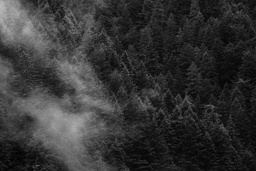
#> input picture colorizing_using_palette/Forest_1/Forest_1_S_gray.jpg, 256 x 171 px, shrunk from 640 x 427 before the run, found by its file name
$ python colorize_using_palette.py
#> lines starting #> are read from the running program, lines starting #| are printed output that depends on the picture
import cv2
import numpy as np
from PIL import Image
import  pandas as pd
from PIL import Image
import PIL
from sklearn import preprocessing
import  scipy

def colorizeBy_colorPalette(image_addr: str, colorPalette_addr: str, output_addr: str = "."):
    """
    Colorizes an image using a color palette.

    [Args]:
        image_addr: str. The address of the gray image to be colorized.
        colorPalette_addr: str. The address of the color palette. CSV file with 256 color and [R, G, B] in columns.

    [Returns]:
        None. It saves automatically the colorized image.
    """
#> called with image_addr = '.\\Forest_1/Forest_1_S_gray.jpg', output_addr = '.'
    grayimg = Image.open(image_addr)
#> grayimg is the input picture: PIL image 256x171 L; min 1, max 188, mean 52.4
    grayimg_arr = np.array(grayimg)
    colors_data = pd.read_csv(colorPalette_addr)
#> (reads colorizing_using_palette/Forest_1/Forest_1_S_color_palette_sort.csv from the repository)
    R = np.zeros(grayimg_arr.shape)
    G = np.zeros(grayimg_arr.shape)
    B = np.zeros(grayimg_arr.shape)
    for col in range(grayimg_arr.shape[1]):
        for row in range(grayimg_arr.shape[0]):
            R[row, col] = colors_data.iloc[grayimg_arr[row, col], 0]
            G[row, col] = colors_data.iloc[grayimg_arr[row, col], 1]
            B[row, col] = colors_data.iloc[grayimg_arr[row, col], 2]
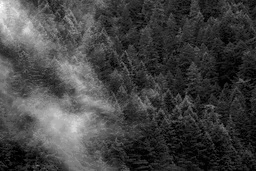
#> B: shape (171, 256) float64; min 2, max 66, mean 19; drawn with min black and max white
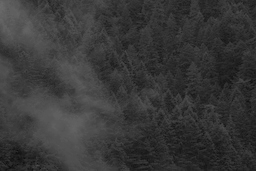
#> G: shape (171, 256) float64; min 12, max 107, mean 56
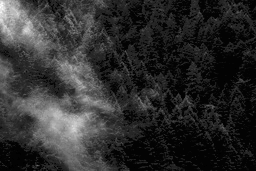
#> R: shape (171, 256) float64; min 1, max 67, mean 13; drawn with min black and max white
    out = np.array((R, G, B)).transpose(1, 2, 0)
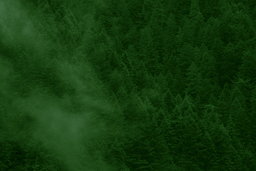
#> out: shape (171, 256, 3) float64; mean of channels 0, 1, 2 13, 56, 19; drawn as B, G, R
    new = Image.fromarray(out.astype('uint8'), 'RGB')
    new.save(f'{output_addr}/Image_color.jpg')

# Read image gray 1
x = cv2.imread('.\\Forest_1/Forest_1_S_gray.jpg ')
# Read image gray 2
#x = cv2.imread('.\\Forest_2/Forest_2_S_gray.jpg ')
# Read image gray 3
#x = cv2.imread('.\\Forest_3/Forest_3_S_gray.jpg ')

# show image gray
cv2.imshow('ImagesGray', x)
cv2.waitKey(1)


# send image and csv for function
b = colorizeBy_colorPalette('.\\Forest_1/Forest_1_S_gray.jpg','.\\Forest_1/Forest_1_S_color_palette_sort.csv',".")
#b = colorizeBy_colorPalette('.\\Forest_2/Forest_2_S_gray.jpg', '.\\Forest_2/Forest_2_S_color_palette_sort.csv  ',".")
#b = colorizeBy_colorPalette('.\\Forest_3/Forest_3_S_gray.jpg', '.\\Forest_3/Forest_3_S_color_palette_sort.csv  ',".")

# calculate difference index image and image gray
x = np.array([x])
bn = np.array([b])
#> (the run stopped early here; a loop or call above may not have finished)
